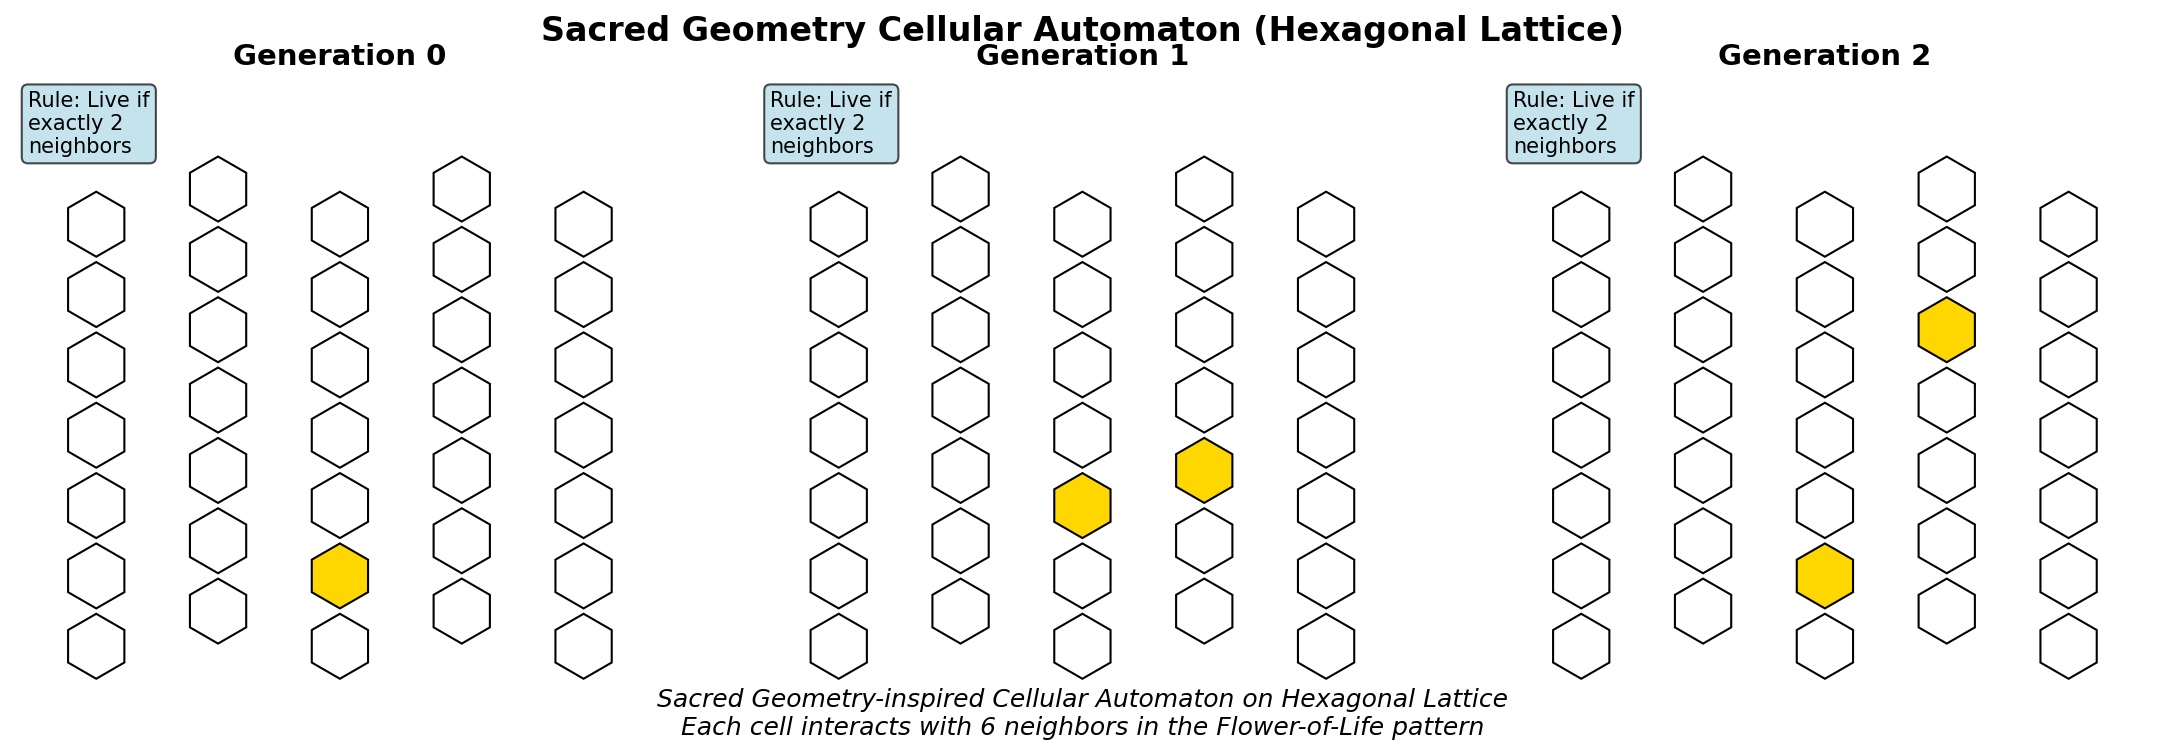

Python code for this plot:
#!/usr/bin/env python3
"""
Sacred Geometry-inspired Cellular Automaton Visualization
Hexagonal lattice showing pattern evolution over generations
"""

import numpy as np
import matplotlib.pyplot as plt
import matplotlib.patches as patches
from matplotlib.patches import RegularPolygon
import os

def hex_grid_to_coords(row, col):
    """Convert hexagonal grid coordinates to pixel coordinates"""
    x = col * 1.5
    y = row * np.sqrt(3)/2 + (col % 2) * np.sqrt(3)/4
    return x, y

def draw_hexagon(ax, x, y, size=0.4, color='white', edgecolor='black'):
    """Draw a single hexagon at the given position"""
    hex_patch = RegularPolygon((x, y), numVertices=6, radius=size, 
                             facecolor=color, edgecolor=edgecolor, linewidth=1)
    ax.add_patch(hex_patch)

def create_sacred_geo_diagram():
    """Create and save the sacred geometry cellular automaton diagram"""
    
    # Define the grid size
    rows, cols = 7, 7
    
    # Initialize generations
    generations = [
        # Generation 0
        [[0, 0, 0, 0, 0, 0, 0],
         [0, 0, 1, 0, 0, 0, 0],
         [0, 0, 0, 0, 0, 0, 0],
         [0, 0, 0, 0, 0, 0, 0],
         [0, 0, 0, 0, 0, 0, 0],
         [0, 0, 0, 0, 0, 0, 0],
         [0, 0, 0, 0, 0, 0, 0]],
        
        # Generation 1
        [[0, 0, 0, 0, 0, 0, 0],
         [0, 0, 0, 0, 0, 0, 0],
         [0, 0, 1, 1, 0, 0, 0],
         [0, 0, 0, 0, 0, 0, 0],
         [0, 0, 0, 0, 0, 0, 0],
         [0, 0, 0, 0, 0, 0, 0],
         [0, 0, 0, 0, 0, 0, 0]],
        
        # Generation 2
        [[0, 0, 0, 0, 0, 0, 0],
         [0, 0, 1, 0, 0, 0, 0],
         [0, 0, 0, 0, 0, 0, 0],
         [0, 0, 0, 0, 0, 0, 0],
         [0, 0, 0, 1, 0, 0, 0],
         [0, 0, 0, 0, 0, 0, 0],
         [0, 0, 0, 0, 0, 0, 0]]
    ]
    
    # Create figure
    fig, axes = plt.subplots(1, 3, figsize=(15, 5))
    fig.suptitle('Sacred Geometry Cellular Automaton (Hexagonal Lattice)', fontsize=16, fontweight='bold')
    
    # Draw each generation
    for ax, gen_data, title in zip(axes, generations, ['Generation 0', 'Generation 1', 'Generation 2']):
        ax.set_xlim(-1, cols)
        ax.set_ylim(-1, rows)
        ax.set_aspect('equal')
        ax.set_title(title, fontsize=14, fontweight='bold')
        
        # Draw hexagonal grid
        for row in range(rows):
            for col in range(cols):
                x, y = hex_grid_to_coords(row, col)
                color = 'gold' if gen_data[row][col] == 1 else 'white'
                draw_hexagon(ax, x, y, size=0.4, color=color)
        
        ax.set_xticks([])
        ax.set_yticks([])
        ax.spines['top'].set_visible(False)
        ax.spines['right'].set_visible(False)
        ax.spines['bottom'].set_visible(False)
        ax.spines['left'].set_visible(False)
        
        # Add rule text
        ax.text(0.02, 0.98, 'Rule: Live if\nexactly 2\nneighbors', 
                transform=ax.transAxes, fontsize=10, verticalalignment='top',
                bbox=dict(boxstyle='round', facecolor='lightblue', alpha=0.7))
    
    # Add overall explanation
    plt.figtext(0.5, 0.02, 
                'Sacred Geometry-inspired Cellular Automaton on Hexagonal Lattice\n' +
                'Each cell interacts with 6 neighbors in the Flower-of-Life pattern',
                ha='center', fontsize=12, style='italic')
    
    # Save the diagram
    plt.tight_layout()
    plt.savefig('sacred_geo_diagram.png', dpi=150, bbox_inches='tight')
    plt.close()
    
    return 'sacred_geo_diagram.png'

if __name__ == '__main__':
    # Create the diagram
    output_file = create_sacred_geo_diagram()
    print(f"Diagram saved as: {output_file}")
    print("The image shows the evolution of a cellular automaton on a hexagonal lattice,")
    print("inspired by sacred geometry patterns like the Flower of Life.")
